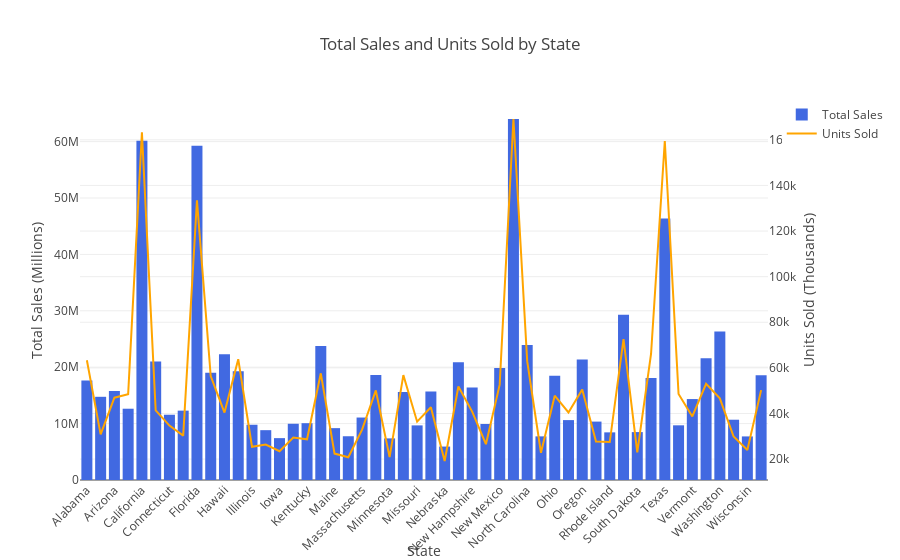

Notebook code cell kept with this figure:
### Code cell
# Show the plot
fig3.show()

### Figure 1 — Plotly figure (JSON) as saved in the notebook; plotly's stock layout.template omitted (floating-point values rounded to 4 significant figures)
{"data": [{"marker": {"color": "royalblue"}, "name": "Total Sales", "type": "bar", "x": ["Alabama", "Alaska", "Arizona", "Arkansas", "California", "Colorado", "Connecticut", "Delaware", "Florida", "Georgia", "Hawaii", "Idaho", "Illinois", "Indiana", "Iowa", "Kansas", "Kentucky", "Louisiana", "Maine", "Maryland", "Massachusetts", "Michigan", "Minnesota", "Mississippi", "Missouri", "Montana", "Nebraska", "Nevada", "New Hampshire", "New Jersey", "New Mexico", "New York", "North Carolina", "North Dakota", "Ohio", "Oklahoma", "Oregon", "Pennsylvania", "Rhode Island", "South Carolina", "South Dakota", "Tennessee", "Texas", "Utah", "Vermont", "Virginia", "Washington", "West Virginia", "Wisconsin", "Wyoming"], "y": [17633424, 14750000.0, 15780000.0, 12639347, 60174133, 20996536, 11573448, 12298412, 59280000.0, 18997466, 22282457, 19276878, 9797488, 8836198, 7424011, 9972864, 10072848, 23750000.0, 9195978, 7758059, 11076810, 18625433, 7378068, 15590000.0, 9683265, 15710886, 5929038, 20858509, 16410000.0, 9934246, 19870000.0, 64011539, 23956531, 7735580, 18484583, 10620734, 21349674, 10357519, 8446806, 29285637, 8495576, 18067440, 46359746, 9696420, 14352923, 21575040, 26330000.0, 10689160, 7727469, 18577517]}, {"line": {"color": "orange"}, "marker": {"opacity": 0}, "name": "Units Sold", "type": "scatter", "x": ["Alabama", "Alaska", "Arizona", "Arkansas", "California", "Colorado", "Connecticut", "Delaware", "Florida", "Georgia", "Hawaii", "Idaho", "Illinois", "Indiana", "Iowa", "Kansas", "Kentucky", "Louisiana", "Maine", "Maryland", "Massachusetts", "Michigan", "Minnesota", "Mississippi", "Missouri", "Montana", "Nebraska", "Nevada", "New Hampshire", "New Jersey", "New Mexico", "New York", "North Carolina", "North Dakota", "Ohio", "Oklahoma", "Oregon", "Pennsylvania", "Rhode Island", "South Carolina", "South Dakota", "Tennessee", "Texas", "Utah", "Vermont", "Virginia", "Washington", "West Virginia", "Wisconsin", "Wyoming"], "y": [63327, 30815, 46919, 48468, 163284, 41378, 34696, 30275, 133430, 56391, 40375, 63827, 25407, 26332, 23446, 29463, 28664, 57615, 22410, 20818, 32895, 50095, 20838, 56814, 36404, 42713, 19154, 51831, 40812, 26540, 52633, 169140, 62936, 22781, 47781, 40459, 50536, 27662, 27473, 72610, 22973, 66077, 159500, 48548, 38685, 52969, 46611, 29873, 23950, 50228], "yaxis": "y2"}], "layout": {"title": {"text": "Total Sales and Units Sold by State"}, "xaxis": {"tickangle": -45, "title": {"text": "State"}}, "yaxis": {"title": {"text": "Total Sales (Millions)"}}, "yaxis2": {"overlaying": "y", "side": "right", "title": {"text": "Units Sold (Thousands)"}}}}
